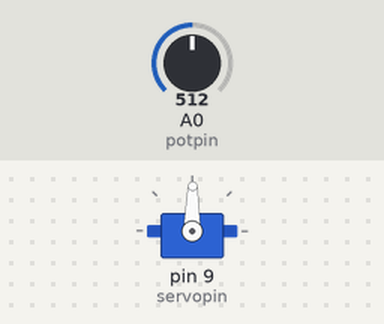
A sketch run on a simulated Arduino Uno, built with avr-gcc and run on an emulated ATmega328P. On the bench: servo. The inputs (shaded band) are chosen by the test bench; at power-on: A0 (potpin) = 512.

Above: at 1.2 s.
1.3 s: A0 (potpin) set to 716
At 2.5 s:
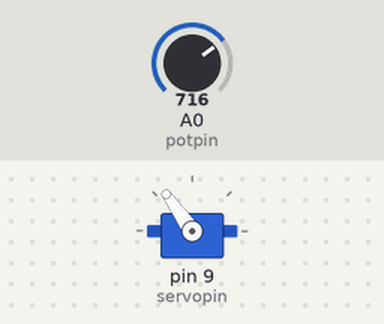
2.8 s: A0 (potpin) set to 900
At 3.6 s:
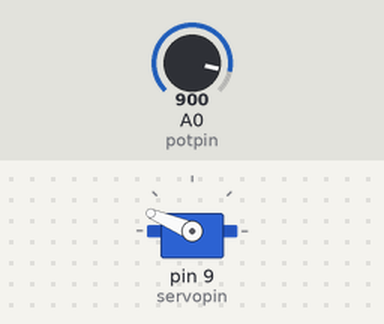
4.3 s: A0 (potpin) set to 1023
At 5.0 s:
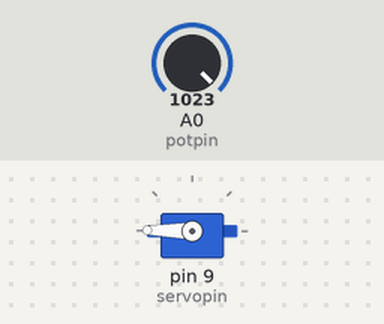
5.8 s: A0 (potpin) set to 306
At 7.0 s:
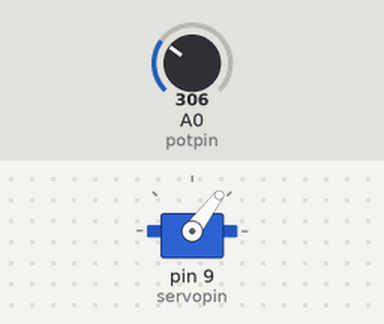
7.3 s: A0 (potpin) set to 122
At 8.5 s:
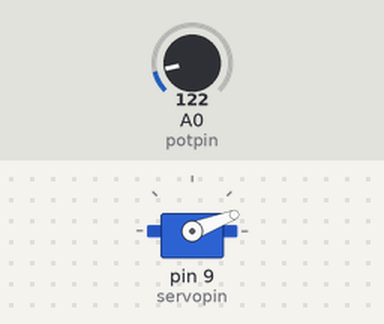
8.8 s: A0 (potpin) set to 511
At 9.3 s:
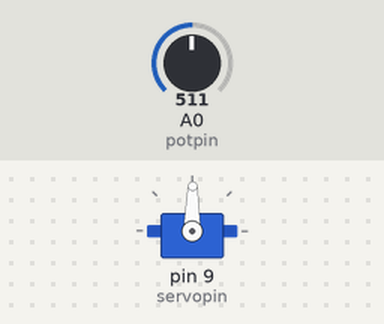
Timing chart, 0 to 11.3 s (numbered marks = the images above; inputs shaded):
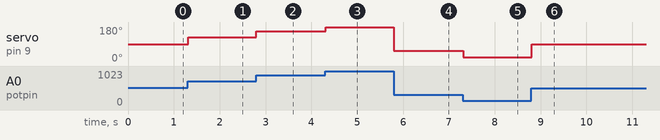

Measured:
- after the input at 1.3 s, servo on pin 9 (servopin): 89° → 125° at once
- after the input at 2.8 s, servo on pin 9 (servopin): 125° → 157° at once
- after the input at 4.3 s, servo on pin 9 (servopin): 157° → 179° at once
- after the input at 5.8 s, servo on pin 9 (servopin): 179° → 53° at once
- after the input at 7.3 s, servo on pin 9 (servopin): 53° → 21° at once
- after the input at 8.8 s, servo on pin 9 (servopin): 21° → 89° at once

The sketch:

servo_mg996r.ino
```cpp
// http://coopermaa2nd.blogspot.com/2011/01/arduino-lab17-servo.html
// 使用可變電阻控制 Servo 的旋轉角度
// 黄--信号    红--正极    褐--负极
#include <Servo.h>

Servo myservo;
int potpin = A0;                       // 可變電阻接在 Analog pin 0
int servopin = 9;
int val;                               // 儲存旋轉角度的變數

void setup() {
    myservo.attach(servopin);            // Servo 接在 pin 9
}

void loop() {
    val = analogRead(potpin);            // 讀取可變電阻(數值介於 0 到 1023)
    val = map(val, 0, 1023, 0, 179);     // 把 0 - 1023 的數值按比例縮放為 0 - 180 的數值
    myservo.write(val);                  // 設定 Servo 旋轉角度
    delay(15);                           // 等待 Servo 旋轉指定的位置
}
```
